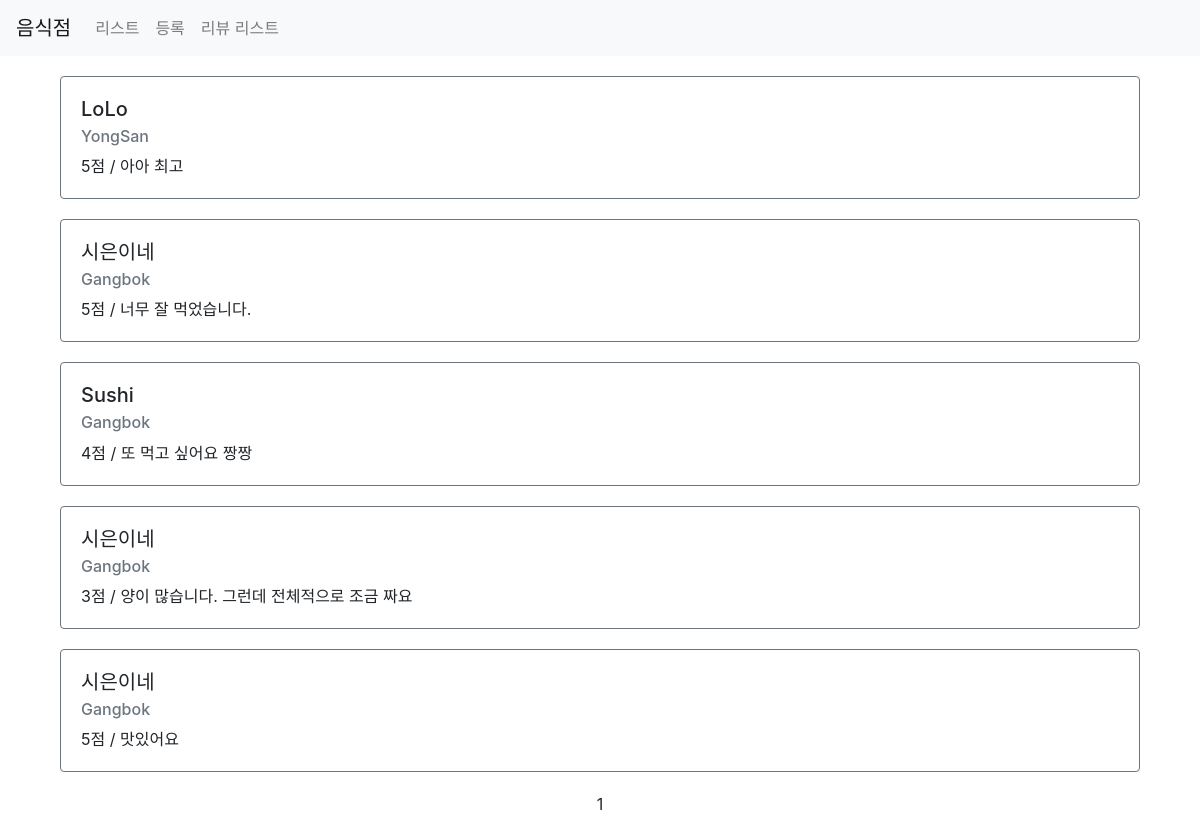
Before: /third/review/list/ with the older database file.
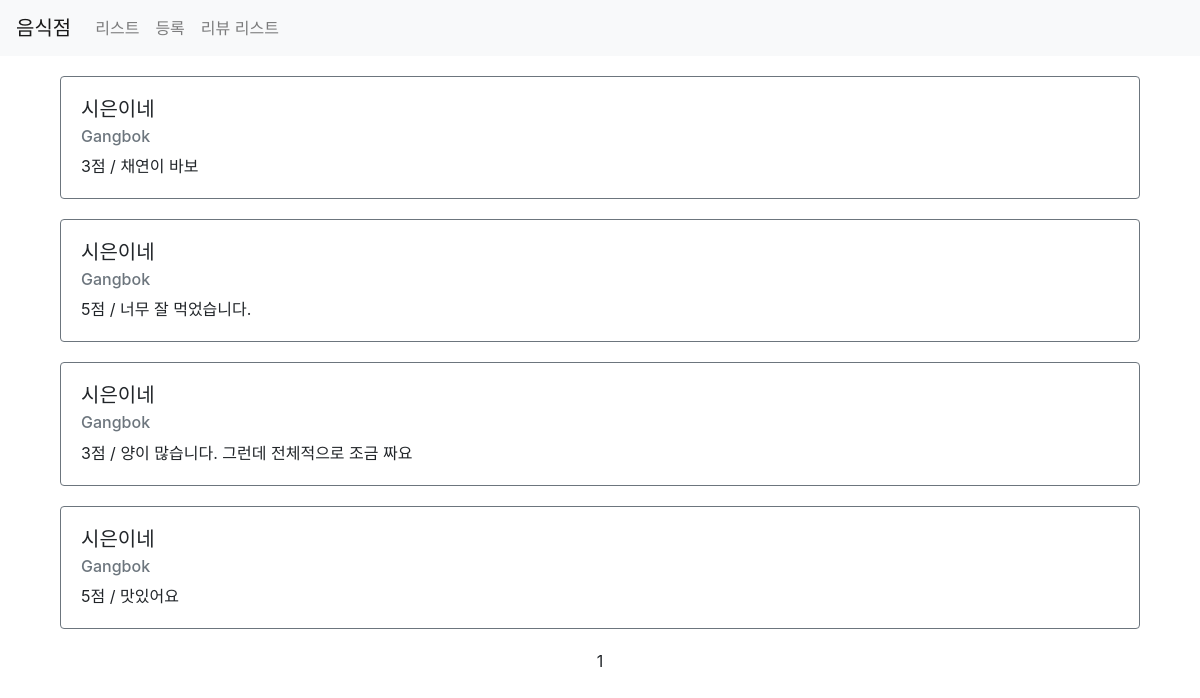
After: the same page with the newer database file.
### third/models.py (models this page shows)
class Review(models.Model):
    point = models.IntegerField()
    comment = models.CharField(max_length=500)
    restaurant = models.ForeignKey(Restaurant, on_delete=models.CASCADE)
    created_at = models.DateTimeField(auto_now_add=True)
    updated_at = models.DateTimeField(auto_now=True)

class Restaurant(models.Model):
    name = models.CharField(max_length=30)
    address = models.CharField(max_length=200)
    password = models.CharField(max_length=20, default=None, null=True)
    image = models.CharField(max_length=500, default=None, null=True)
    created_at = models.DateTimeField(auto_now_add=True)
    updated_at = models.DateTimeField(auto_now=True)

### third/views.py (the view)
# urls.py: path('review/list/', views.review_list, name="review-list"),
def review_list(request):
    reviews = Review.objects.all().select_related().order_by('-created_at')
    paginator = Paginator(reviews, 10)
    page = request.GET.get('page')
    items = paginator.get_page(page)
    context = {
        'reviews': items
    }
    return render(request, 'third/review_list.html', context)

### third/templates/third/review_list.html (shortened to what this page needs)
{% extends 'third/base.html' %}
{% load static %}
{% block content %}
<div class="container">
    {% for item in reviews %}
        <div class="row restaurant-item" style="margin:20px auto">
            <div class="col-sm-12">
                <div class="card border-secondary">
                    <div class="card-body">
                        <h5 class="card-title">{{ item.restaurant.name }}</h5>
                        <h6 class="card-subtitle mb-2 text-muted">{{ item.restaurant.address }}</h6>
                        <p class="card-text">{{ item.point }}점 / {{ item.comment }}</p>
                    </div>
                </div>
            </div>
        </div>
    {% endfor %}
    <div class="row">
        <div class="col-sm-12 text-center">
            <div class="pagination">
                <span class="step-links text-center" style="width:100%">
                    <span class="current">
                        {{ reviews.number }}
                    </span>
                </span>
            </div>
        </div>
    </div>
</div>
{% endblock %}

### third/templates/third/base.html (shortened to what this page needs)
{% load static %}
<html>
<head>
    <link rel="stylesheet" href="https://cdn.jsdelivr.net/npm/bootstrap@4.1.3/dist/css/bootstrap.min.css">
    <link rel="stylesheet" href="{% static 'third/styles.css' %}">
</head>
<body>
    <nav class="navbar navbar-expand-lg navbar-light bg-light">
        <a class="navbar-brand" href="/third/list">음식점</a>
        <div class="collapse navbar-collapse" id="navbarNav">
            <ul class="navbar-nav">
                <li class="nav-item">
                    <a class="nav-link" href="/third/list">리스트</a>
                </li>
                <li class="nav-item">
                    <a class="nav-link" href="/third/create">등록</a>
                </li>
                <li class="nav-item">
                    <a class="nav-link" href="/third/review/list">리뷰 리스트</a>
                </li>
            </ul>
        </div>
    </nav>
    {% block content %}
    {% endblock %}
</body>
</html>

Changed rows visible on the page:
removed Review: restaurant.name "LoLo", restaurant.address "YongSan", point "5", comment "아아 최고"
removed Review: restaurant.name "Sushi", restaurant.address "Gangbok", point "4", comment "또 먹고 싶어요 짱짱"
added Review: restaurant.name "시은이네", restaurant.address "Gangbok", point "3", comment "채연이 바보"
